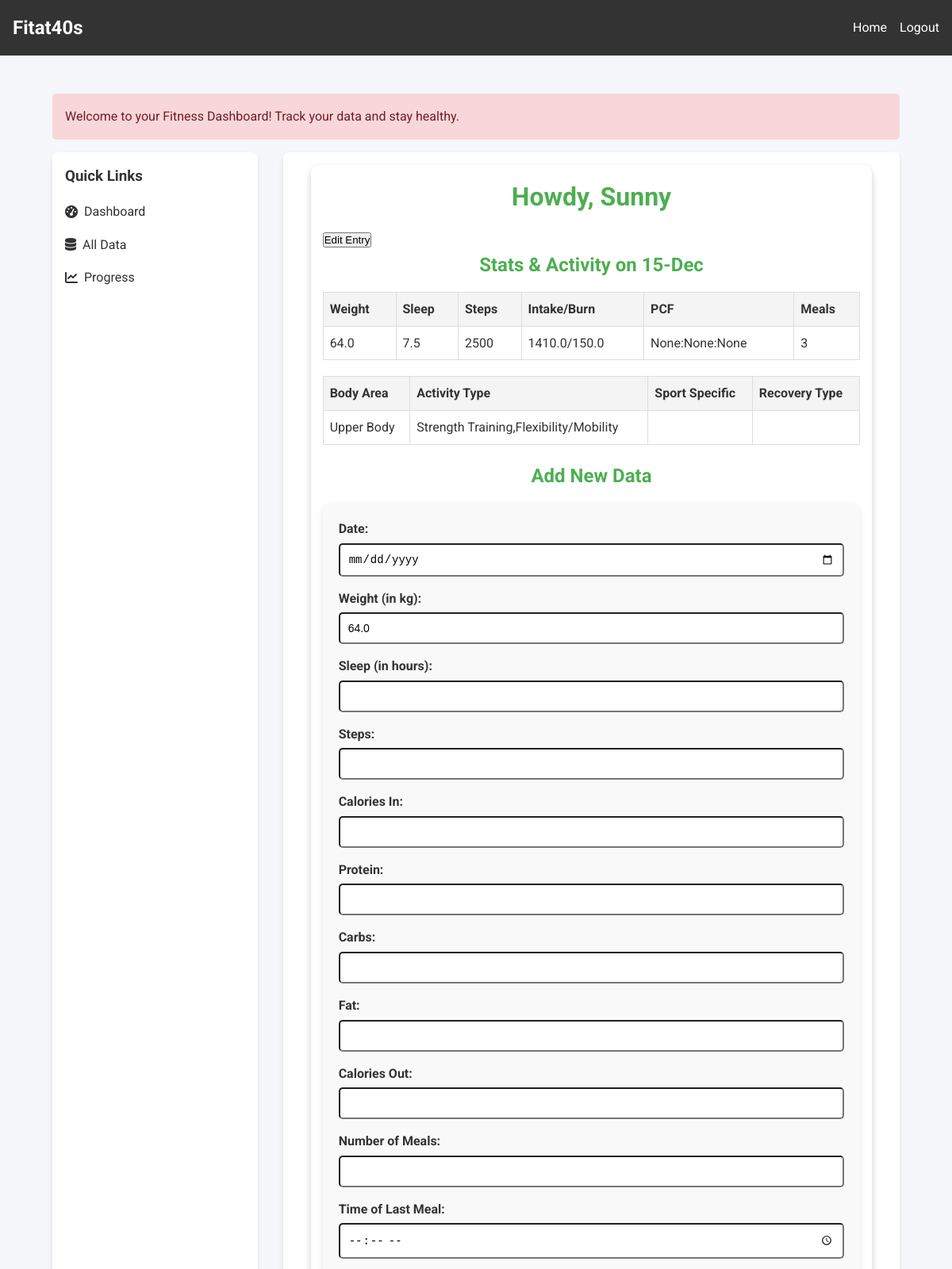
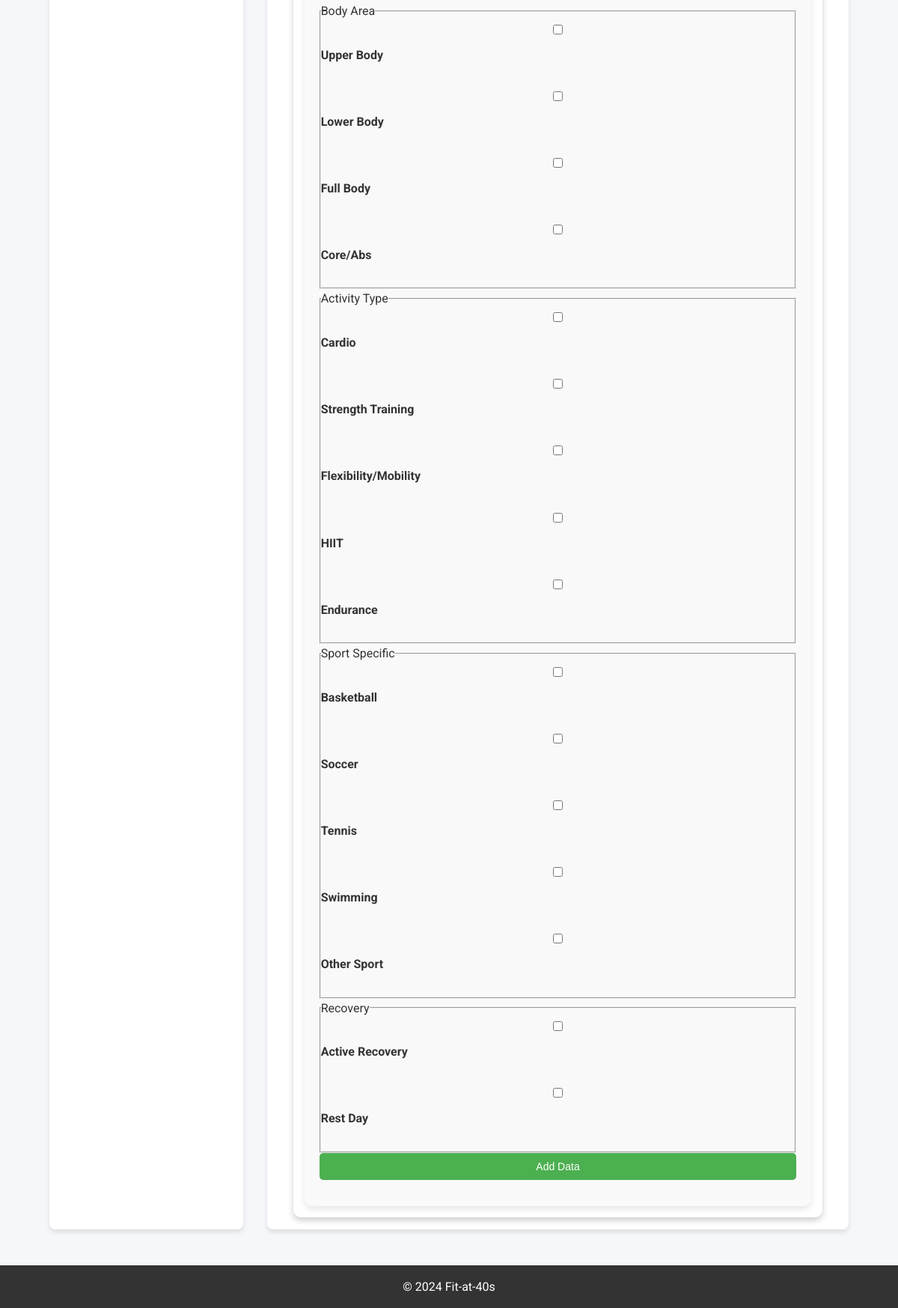
The page /dashboard (signed in) on the database its author committed (2 pictures, top to bottom).
### webapp/routes.py (models this page shows)
class User(UserMixin, db.Model):
    id = db.Column(db.Integer, primary_key=True)
    name = db.Column(db.String(150), nullable=False)
    dob = db.Column(db.Date, nullable=False)
    height = db.Column(db.Integer, nullable=False)
    weight = db.Column(db.Float, nullable=False)
    nickname = db.Column(db.String(100), nullable=False)
    diet_type = db.Column(db.String(50), nullable=False)
    password = db.Column(db.String(150), nullable=False)
    email = db.Column(db.String(150), nullable=False, unique=True)

class UserData(db.Model):
    id = db.Column(db.Integer, primary_key=True)
    user_id = db.Column(db.Integer, db.ForeignKey('user.id'))
    date = db.Column(db.Date, nullable=False)
    weight = db.Column(db.Float, nullable=False)
    sleep = db.Column(db.Float, nullable=False)
    steps = db.Column(db.Integer, nullable=False)
    calories_in = db.Column(db.Float, nullable=False)
    calories_out = db.Column(db.Float, nullable=False)
    protein = db.Column(db.Integer, nullable=True)
    carbs = db.Column(db.Integer, nullable=True)
    fat = db.Column(db.Integer, nullable=True)
    number_of_meals = db.Column(db.Integer, nullable=False)
    time_of_last_meal = db.Column(db.Time, nullable=False)
    created_at = db.Column(db.DateTime, nullable=False, default=datetime.now(uae))
    updated_at = db.Column(db.DateTime, nullable=False, default=datetime.now(uae), onupdate=datetime.now(uae))

class TrainingActivity(db.Model):
    id = db.Column(db.Integer, primary_key=True)
    user_id = db.Column(db.Integer, db.ForeignKey('user.id'))
    date = db.Column(db.Date, nullable=False)
    body_area = db.Column(db.Text, nullable=True)
    activity_type = db.Column(db.Text, nullable=True)
    sport_specific = db.Column(db.Text, nullable=True)
    recovery_type = db.Column(db.Text, nullable=True)
    created_at = db.Column(db.DateTime, nullable=False, default=datetime.now(uae))
    updated_at = db.Column(db.DateTime, nullable=False, default=datetime.now(uae), onupdate=datetime.now(uae))

### webapp/routes.py (the view, shortened to what this page needs)
@app.route('/dashboard', methods=['GET', 'POST'])
@login_required
def dashboard():
    latest_user_data = UserData.query.filter_by(user_id=current_user.id).order_by(UserData.date.desc()).first()
    latest_training_activity = TrainingActivity.query.filter_by(user_id=current_user.id).order_by(TrainingActivity.date.desc()).first()
    last_entry = latest_user_data if latest_user_data else None
    return render_template('dashboard.html', last_entry=last_entry,user_data=latest_user_data, training_activity=latest_training_activity)

### webapp/routes.py (called while the page is built)
@login_manager.user_loader
def load_user(user_id):
    return User.query.get(int(user_id))

### webapp/templates/dashboard.html (shortened to what this page needs)
{% extends "base.html" %}
{% block content %}
<div class="dashboard-container">
    <h1>Howdy, {{ current_user.nickname }}</h1>
    {% if last_entry %}
    <button id="edit-last-entry-btn">Edit Entry</button>
    {% else %}
    <p>No entries available to edit.</p>
    {% endif %}
    {% if user_data %}
    <h2>Stats & Activity on {{ user_data.date.strftime('%d-%b') }}</h2>
    <table class="dashboard-table">
        <thead>
            <tr>
                <th>Weight</th>
                <th>Sleep</th>
                <th>Steps</th>
                <th>Intake/Burn</th>
                <th>PCF</th>
                <th>Meals</th>
            </tr>
        </thead>
        <tbody>
            <tr>
                <td>{{ user_data.weight }}</td>
                <td>{{ user_data.sleep }}</td>
                <td>{{ user_data.steps }}</td>
                <td>{{ user_data.calories_in }}/{{ user_data.calories_out }}</td>
                <td>{{ user_data.protein }}:{{ user_data.carbs }}:{{ user_data.fat }}</td>
                <td>{{ user_data.number_of_meals }}</td>
            </tr>
        </tbody>
    </table>
    <table class="dashboard-table">
        <thead>
            <tr>
                <th>Body Area</th>
                <th>Activity Type</th>
                <th>Sport Specific</th>
                <th>Recovery Type</th>
            </tr>
        </thead>
        <tbody>
            <tr>
                <td>{{ training_activity.body_area }}</td>
                <td>{{ training_activity.activity_type }}</td>
                <td>{{ training_activity.sport_specific }}</td>
                <td>{{ training_activity.recovery_type }}</td>
            </tr>
        </tbody>
    </table>
    {% endif %}
    <h2>Add New Data</h2>
    <form action="/dashboard" method="post" class="form-container">
        <label for="date">Date:</label>
        <input type="date" id="date" name="date" required><br>
        <label for="weight">Weight (in kg):</label>
        <input type="number" id="weight" name="weight" step="0.1" value={{user_data.weight}} required><br>
        <label for="sleep">Sleep (in hours):</label>
        <input type="number" id="sleep" name="sleep" step="0.1" required><br>
        <label for="steps">Steps:</label>
        <input type="number" id="steps" name="steps" required><br>
        <label for="calories_in">Calories In:</label>
        <input type="number" id="calories_in" name="calories_in" step="1" required><br>
        <label for="protein">Protein:</label>
        <input type="number" id="protein" name="protein" step="1" required><br>
        <label for="carbs">Carbs:</label>
        <input type="number" id="carbs" name="carbs" step="1" required><br>
        <label for="Fat">Fat:</label>
        <input type="number" id="fat" name="fat" step="1" required><br>
        <label for="calories_out">Calories Out:</label>
        <input type="number" id="calories_out" name="calories_out" step="1" required><br>
        <label for="number_of_meals">Number of Meals:</label>
        <input type="number" id="number_of_meals" name="number_of_meals" min="1" max="5" required><br>
        <label for="time_of_last_meal">Time of Last Meal:</label>
        <input type="time" id="time_of_last_meal" name="time_of_last_meal" required><br>
        <fieldset>
            <legend>Body Area</legend>
            <label><input type="checkbox" name="body_area" value="Upper Body"> Upper Body</label><br>
            <label><input type="checkbox" name="body_area" value="Lower Body"> Lower Body</label><br>
            <label><input type="checkbox" name="body_area" value="Full Body"> Full Body</label><br>
            <label><input type="checkbox" name="body_area" value="Core/Abs"> Core/Abs</label><br>
        </fieldset>
        <fieldset>
            <legend>Activity Type</legend>
            <label><input type="checkbox" name="activity_type" value="Cardio"> Cardio</label><br>
            <label><input type="checkbox" name="activity_type" value="Strength Training"> Strength Training</label><br>
            <label><input type="checkbox" name="activity_type" value="Flexibility/Mobility"> Flexibility/Mobility</label><br>
            <label><input type="checkbox" name="activity_type" value="HIIT"> HIIT</label><br>
            <label><input type="checkbox" name="activity_type" value="Endurance"> Endurance</label><br>
        </fieldset>
        <fieldset>
            <legend>Sport Specific</legend>
            <label><input type="checkbox" name="sport_specific" value="Basketball"> Basketball</label><br>
            <label><input type="checkbox" name="sport_specific" value="Soccer"> Soccer</label><br>
            <label><input type="checkbox" name="sport_specific" value="Tennis"> Tennis</label><br>
            <label><input type="checkbox" name="sport_specific" value="Swimming"> Swimming</label><br>
            <label><input type="checkbox" name="sport_specific" value="Other Sport"> Other Sport</label><br>
        </fieldset>
        <fieldset>
            <legend>Recovery</legend>
            <label><input type="checkbox" name="recovery" value="Active Recovery"> Active Recovery</label><br>
            <label><input type="checkbox" name="recovery" value="Rest Day"> Rest Day</label><br>
        </fieldset>
        <button type="submit">Add Data</button>
    </form>
</div>
{% endblock %}

### webapp/templates/base.html (style rules this page uses)
* { margin: 0; padding: 0; box-sizing: border-box; }
body { font-family: 'Roboto', sans-serif; background: #f5f7fa; color: #333; line-height: 1.6; }

### webapp/templates/dashboard.html (style rules this page uses)
.dashboard-container { max-width: 95%; margin: auto; background: #ffffff; padding: 15px; border-radius: 10px; box-shadow: 0 4px 8px rgba(0, 0, 0, 0.2); }
.dashboard-container h1, .dashboard-container h2 { text-align: center; margin-bottom: 15px; color: #4CAF50; }
.dashboard-table { width: 100%; border-collapse: collapse; margin-bottom: 20px; }
.dashboard-table th, .dashboard-table td { text-align: left; padding: 8px; border: 1px solid #ddd; }
.dashboard-table th { background-color: #f4f4f4; color: #333; }
.form-container { background: #f9f9f9; padding: 20px; border-radius: 10px; box-shadow: 0 4px 8px rgba(0, 0, 0, 0.1); }
.form-container label { display: block; margin-bottom: 5px; font-weight: bold; }
.form-container input, .form-container select, .form-container button { width: 100%; margin-bottom: 15px; padding: 10px; border-radius: 5px; font-size: 14px; }
.form-container button { background: #4CAF50; color: white; border: none; cursor: pointer; }

### rows shown on the page
User: nickname "Sunny"
UserData: date "15-Dec", weight "64.0", sleep "7.5", steps "2500", calories_in "1410.0", calories_out "150.0", protein "None", carbs "None", fat "None", number_of_meals "3"
TrainingActivity: body_area "Upper Body", activity_type "Strength Training,Flexibility/Mobility"
